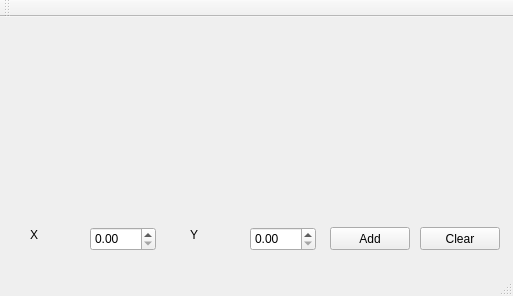
<?xml version="1.0" encoding="UTF-8"?>
<ui version="4.0">
 <class>MainWindow</class>
 <widget class="QMainWindow" name="MainWindow">
  <property name="geometry">
   <rect>
    <x>0</x>
    <y>0</y>
    <width>513</width>
    <height>296</height>
   </rect>
  </property>
  <property name="windowTitle">
   <string>MainWindow</string>
  </property>
  <widget class="QWidget" name="centralWidget">
   <widget class="QCustomPlot" name="plot" native="true">
    <property name="geometry">
     <rect>
      <x>10</x>
      <y>10</y>
      <width>361</width>
      <height>151</height>
     </rect>
    </property>
   </widget>
   <widget class="QDoubleSpinBox" name="bx_x">
    <property name="geometry">
     <rect>
      <x>90</x>
      <y>210</y>
      <width>66</width>
      <height>24</height>
     </rect>
    </property>
   </widget>
   <widget class="QDoubleSpinBox" name="bx_y">
    <property name="geometry">
     <rect>
      <x>250</x>
      <y>210</y>
      <width>66</width>
      <height>24</height>
     </rect>
    </property>
   </widget>
   <widget class="QPushButton" name="btn_add">
    <property name="geometry">
     <rect>
      <x>330</x>
      <y>210</y>
      <width>80</width>
      <height>23</height>
     </rect>
    </property>
    <property name="text">
     <string>Add</string>
    </property>
   </widget>
   <widget class="QPushButton" name="btn_clear">
    <property name="geometry">
     <rect>
      <x>420</x>
      <y>210</y>
      <width>80</width>
      <height>23</height>
     </rect>
    </property>
    <property name="text">
     <string>Clear</string>
    </property>
   </widget>
   <widget class="QLabel" name="label">
    <property name="geometry">
     <rect>
      <x>190</x>
      <y>210</y>
      <width>59</width>
      <height>15</height>
     </rect>
    </property>
    <property name="text">
     <string>Y</string>
    </property>
   </widget>
   <widget class="QLabel" name="label_2">
    <property name="geometry">
     <rect>
      <x>30</x>
      <y>210</y>
      <width>59</width>
      <height>15</height>
     </rect>
    </property>
    <property name="text">
     <string>X</string>
    </property>
   </widget>
  </widget>
  <widget class="QMenuBar" name="menuBar">
   <property name="geometry">
    <rect>
     <x>0</x>
     <y>0</y>
     <width>513</width>
     <height>20</height>
    </rect>
   </property>
  </widget>
  <widget class="QToolBar" name="mainToolBar">
   <attribute name="toolBarArea">
    <enum>TopToolBarArea</enum>
   </attribute>
   <attribute name="toolBarBreak">
    <bool>false</bool>
   </attribute>
  </widget>
  <widget class="QStatusBar" name="statusBar"/>
 </widget>
 <layoutdefault spacing="6" margin="11"/>
 <customwidgets>
  <customwidget>
   <class>QCustomPlot</class>
   <extends>QWidget</extends>
   <header>qcustomplot.h</header>
   <container>1</container>
  </customwidget>
 </customwidgets>
 <resources/>
 <connections/>
</ui>
